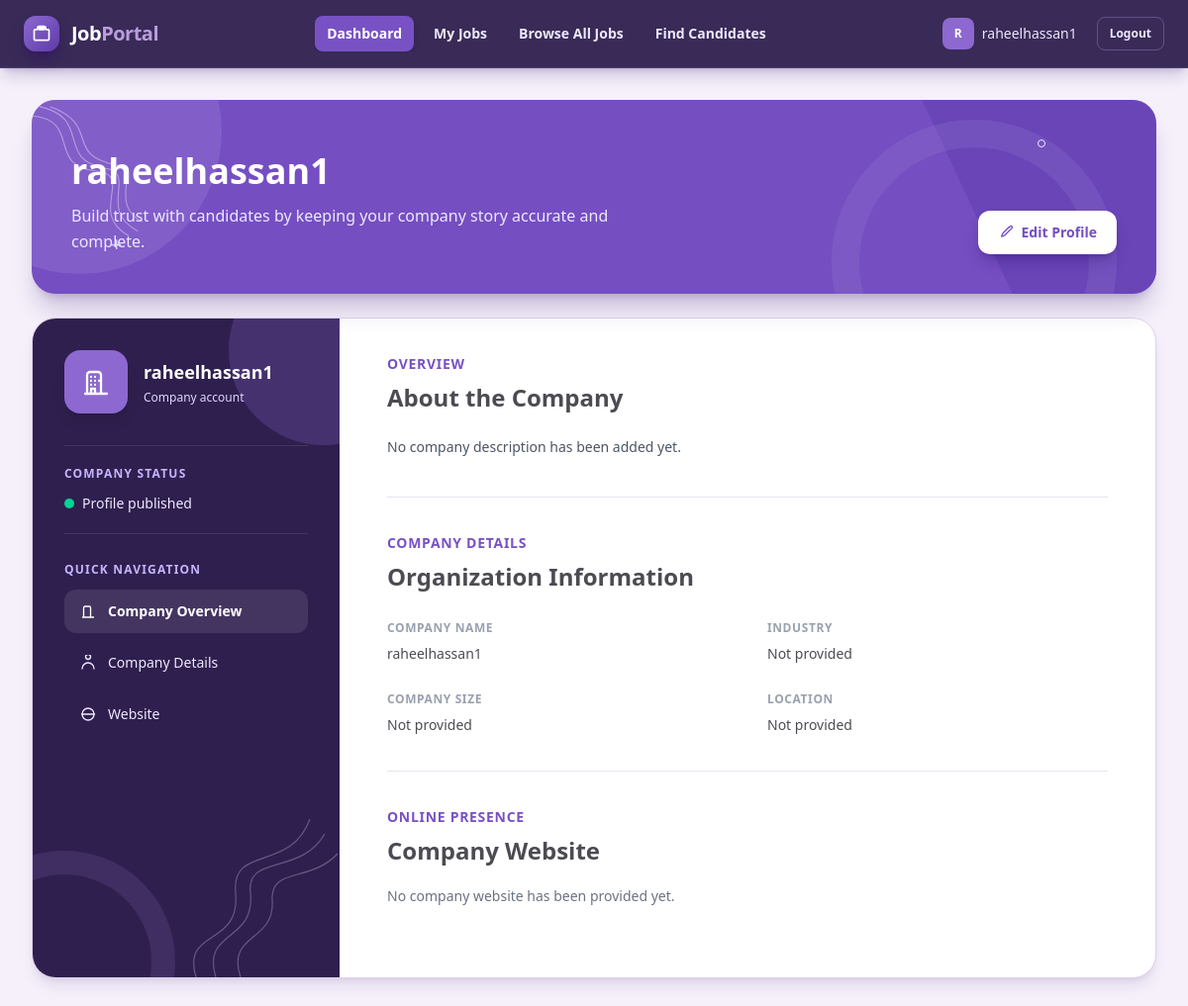
Before: /profiles/me/ (signed in) with the older database file.
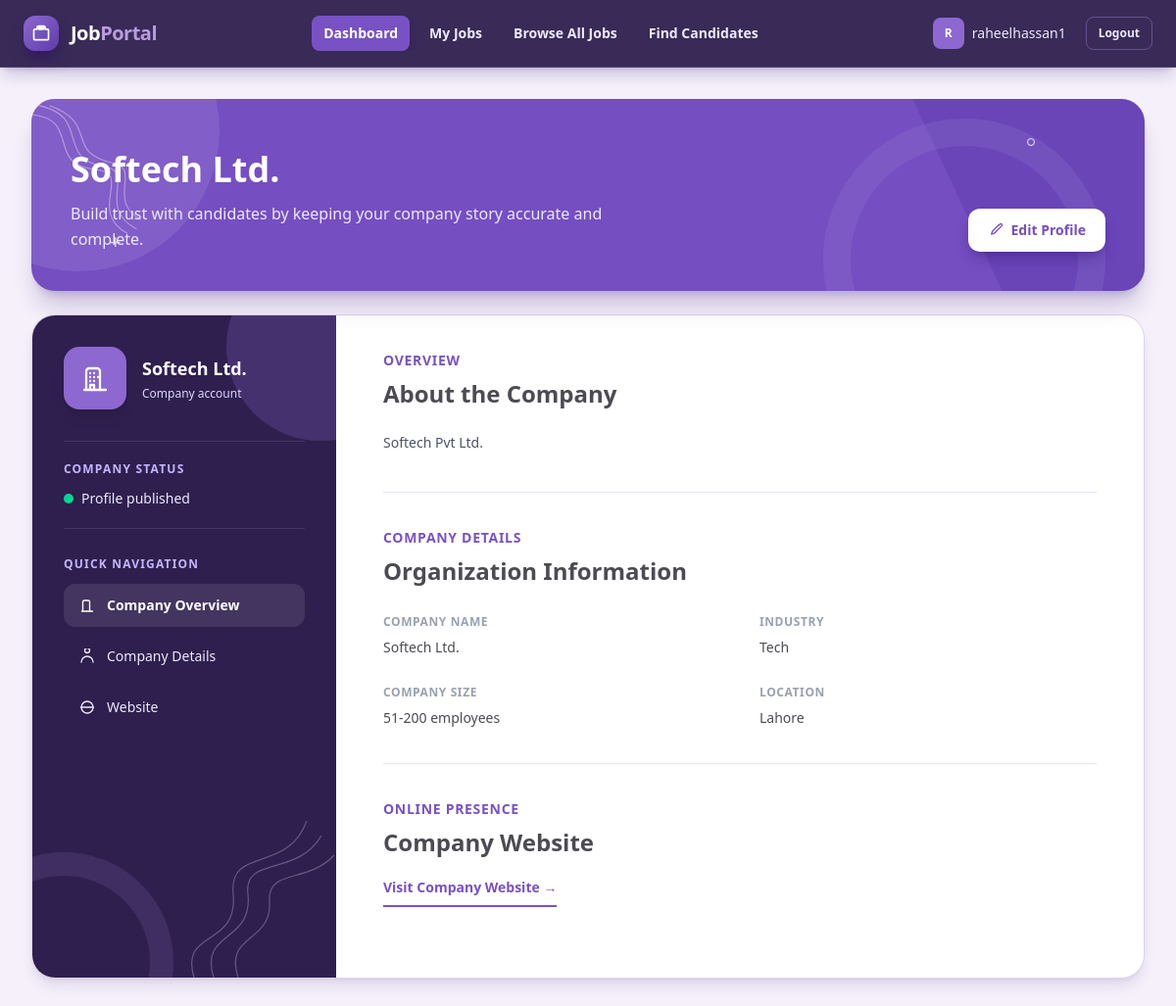
After: the same page with the newer database file.
### profiles/models.py (models this page shows, shortened)
class CompanyProfile(models.Model):
    COMPANY_SIZE_CHOICES = [
        ("1-10", "1-10 employees"),
        ("11-50", "11-50 employees"),
        ("51-200", "51-200 employees"),
        ("201-500", "201-500 employees"),
        ("500+", "500+ employees"),
    ]
    user = models.OneToOneField(User, on_delete=models.CASCADE, related_name="company_profile")
    company_name = models.CharField(max_length=200, blank=True)
    website = models.URLField(blank=True)
    description = models.TextField(blank=True)
    industry = models.CharField(max_length=100, blank=True)
    company_size = models.CharField(max_length=20, choices=COMPANY_SIZE_CHOICES, blank=True)
    location = models.CharField(max_length=100, blank=True)
    profile_image = models.ImageField(upload_to="company_logos/", blank=True, null=True)

### accounts/models.py (models this page shows)
class User(AbstractUser):
    class Role(models.TextChoices):
        CANDIDATE = "candidate", "Candidate"
        COMPANY = "company", "Company"
    email = models.EmailField(unique=True)
    role = models.CharField(
        max_length=20,
        choices=Role.choices,
        blank = True
    )
    REQUIRED_FIELDS = ["email"]

### profiles/views.py (the view)
# urls.py: path("me/", views.profile_view, name="profile_view"),
@login_required
def profile_view(request):
    if request.user.role == "candidate":
        return render(
            request,
            "profiles/candidate_profile_view.html",
            {"profile": request.user.candidate_profile},
        )
    else:
        return render(
            request,
            "profiles/company_profile_view.html",
            {"profile": request.user.company_profile},
        )

### profiles/templates/profiles/company_profile_view.html (shortened to what the changed rows need)
{% extends "base.html" %}
{% block content %}
<div class="min-h-[calc(100vh-73px)] bg-[#f5f0fa] px-5 py-8 sm:px-8">
    <div class="mx-auto max-w-7xl">
        <header class="relative overflow-hidden rounded-3xl bg-[#754ec2] px-7 py-10 text-white shadow-xl shadow-violet-950/20 sm:px-10">
            <div class="absolute -left-24 -top-28 h-72 w-72 rounded-full bg-[#8f6ed2]/50"></div>
            <div class="absolute -right-24 -top-20 h-72 w-72 rotate-[-25deg] bg-[#5f3cb0]/50"></div>
            <div class="absolute -bottom-28 right-10 h-72 w-72 rounded-full border-[28px] border-[#9d85d6]/20"></div>
            <span class="absolute bottom-9 left-20 text-xl font-light text-violet-200">+</span>
            <span class="absolute right-28 top-10 h-2 w-2 rounded-full border border-violet-100"></span>
            <div class="relative z-10 flex flex-col gap-6 lg:flex-row lg:items-end lg:justify-between">
                <div>
                    <h1 class="mt-3 text-3xl font-bold sm:text-4xl">
                        {{ profile.company_name|default:profile.user.username }}
                    </h1>
                    <p class="mt-3 max-w-xl text-sm leading-relaxed text-violet-100 sm:text-base">
                        Build trust with candidates by keeping your company story accurate and complete.
                    </p>
                </div>
                <a href="{% url 'profiles:profile_setup' %}"
                   class="inline-flex w-fit items-center gap-2 rounded-xl bg-white px-5 py-3 text-sm font-semibold text-[#754ec2] shadow-lg shadow-violet-950/30 transition hover:bg-violet-100">
                </a>
            </div>
        </header>
        <div class="mt-6 grid overflow-hidden rounded-3xl border border-[#dfd2ed] bg-white shadow-lg shadow-violet-950/10 lg:grid-cols-[310px_1fr]">
            <aside class="relative overflow-hidden bg-[#2f1f4e] px-6 py-8 text-white sm:px-8">
                <div class="relative z-10">
                    <div class="flex items-center gap-4">
                        <div class="min-w-0">
                            <p class="truncate text-lg font-bold">
                                {{ profile.company_name|default:profile.user.username }}
                            </p>
                            <p class="mt-1 text-xs text-violet-200">Company account</p>
                        </div>
                    </div>
                </div>
            </aside>
            <main class="px-7 py-9 sm:px-10 lg:px-12">
                <section id="about" class="border-b border-[#e9e2f4] pb-9">
                    <p class="text-sm font-semibold uppercase tracking-wider text-[#7852c4]">Overview</p>
                    <h2 class="mt-2 text-2xl font-bold text-[#4d4b52]">About the Company</h2>
                    <div class="mt-5 text-sm leading-7 text-gray-600">
                        {% if profile.description %}
                            {{ profile.description|linebreaksbr }}
                        {% else %}
                            <p>No company description has been added yet.</p>
                        {% endif %}
                    </div>
                </section>
                <section id="details" class="border-b border-[#e9e2f4] py-9">
                    <h2 class="mt-2 text-2xl font-bold text-[#4d4b52]">Organization Information</h2>
                    <dl class="mt-7 grid gap-x-10 gap-y-7 sm:grid-cols-2">
                        <div>
                            <dt class="text-xs font-semibold uppercase tracking-wider text-gray-400">Company Name</dt>
                            <dd class="mt-2 text-sm font-medium text-[#4d4b52]">
                                {{ profile.company_name|default:profile.user.username }}
                            </dd>
                        </div>
                        <div>
                            <dt class="text-xs font-semibold uppercase tracking-wider text-gray-400">Industry</dt>
                            <dd class="mt-2 text-sm font-medium text-[#4d4b52]">
                                {{ profile.industry|default:"Not provided" }}
                            </dd>
                        </div>
                        <div>
                            <dt class="text-xs font-semibold uppercase tracking-wider text-gray-400">Company Size</dt>
                            <dd class="mt-2 text-sm font-medium text-[#4d4b52]">
                                {{ profile.get_company_size_display|default:"Not provided" }}
                            </dd>
                        </div>
                        <div>
                            <dt class="text-xs font-semibold uppercase tracking-wider text-gray-400">Location</dt>
                            <dd class="mt-2 text-sm font-medium text-[#4d4b52]">
                                {{ profile.location|default:"Not provided" }}
                            </dd>
                        </div>
                    </dl>
                </section>
                <section id="website" class="py-9">
                    <p class="text-sm font-semibold uppercase tracking-wider text-[#7852c4]">Online Presence</p>
                    <h2 class="mt-2 text-2xl font-bold text-[#4d4b52]">Company Website</h2>
                    {% if profile.website %}
                        <a href="{{ profile.website }}" target="_blank" rel="noopener noreferrer" class="mt-5 inline-flex items-center gap-3 border-b-2 border-[#7852c4] pb-2 text-sm font-semibold text-[#7852c4] transition hover:border-[#5f3ba9] hover:text-[#5f3ba9]">
                            Visit Company Website →
                        </a>
                    {% else %}
                        <p class="mt-5 text-sm text-gray-500">No company website has been provided yet.</p>
                    {% endif %}
                </section>
            </main>
        </div>
    </div>
</div>
{% endblock %}

Changed rows visible on the page:
changed CompanyProfile: company_name "raheelhassan1" → "Softech Ltd."; description (not shown) → "Softech Pvt Ltd."; industry "Not provided" → "Tech"; company_size "Not provided" → "51-200 employees"; location "Not provided" → "Lahore"
Other visible differences:
text no longer shown: "No company description has been added yet. No company website has been provided yet."
text now shown: "Visit Company Website →"
